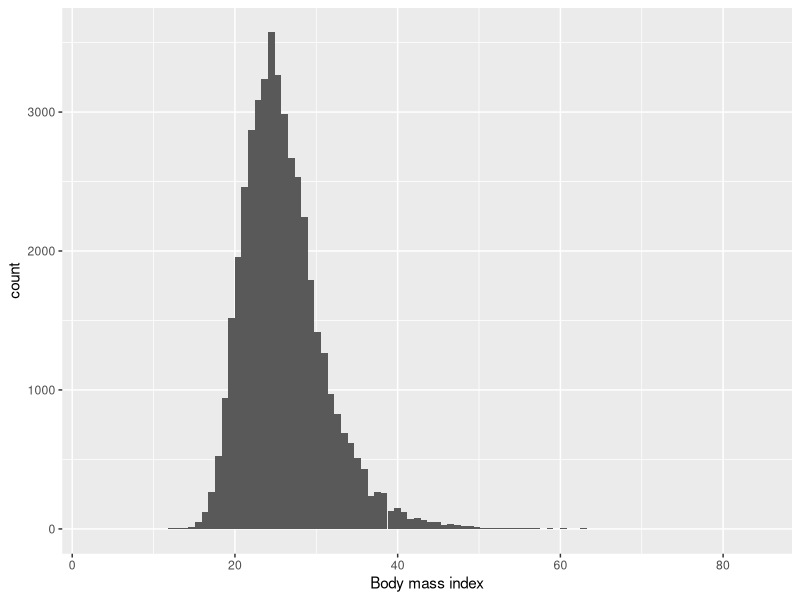
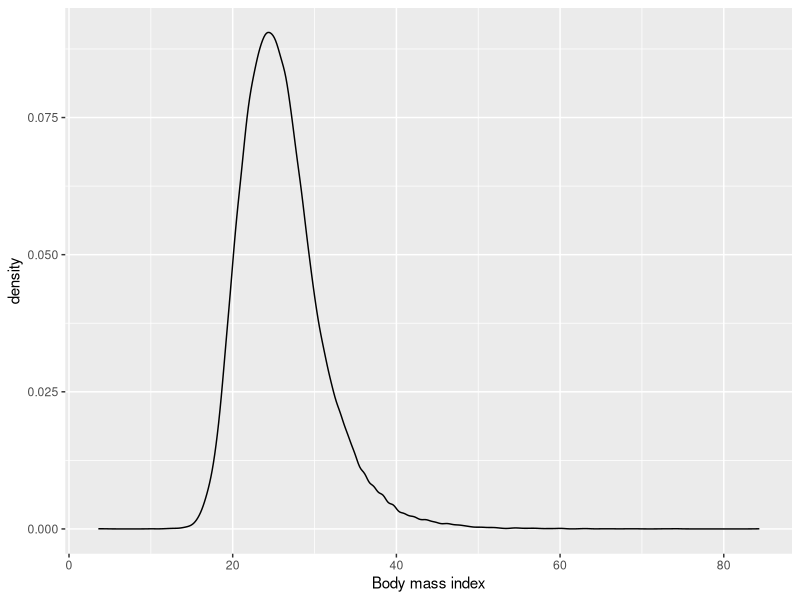
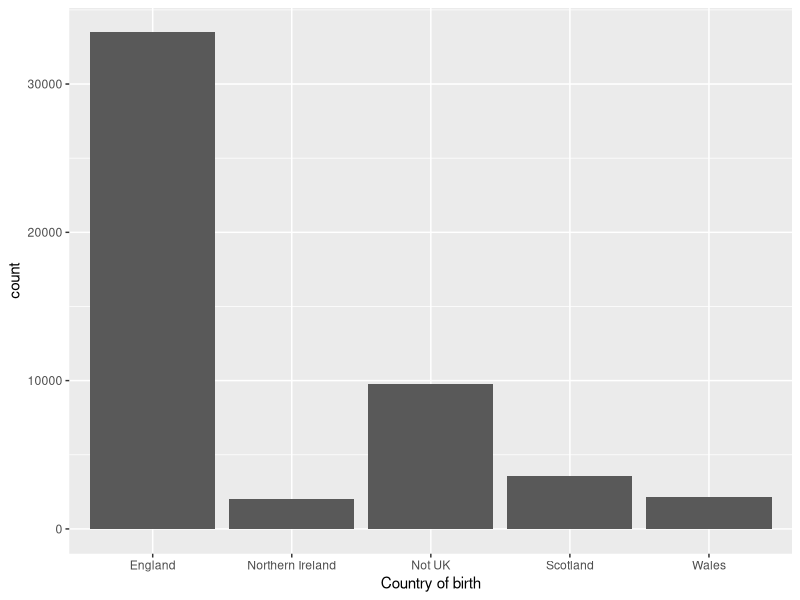
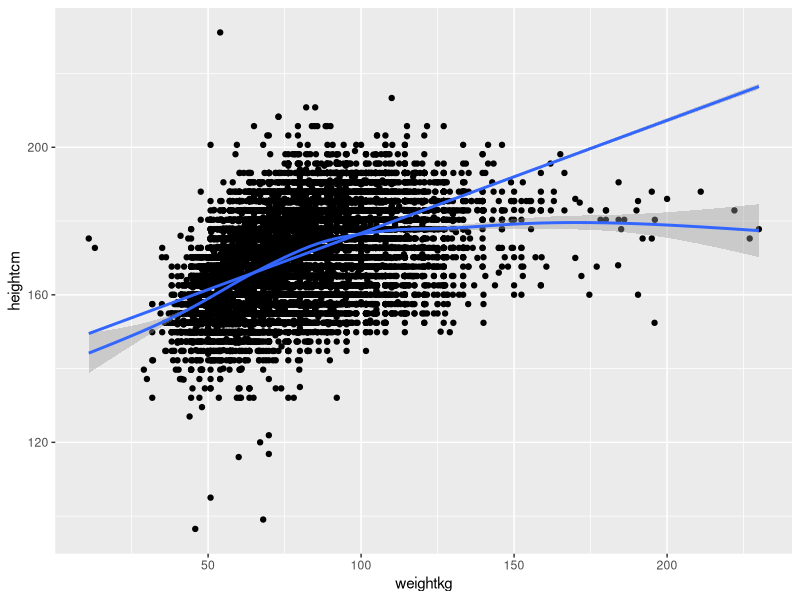
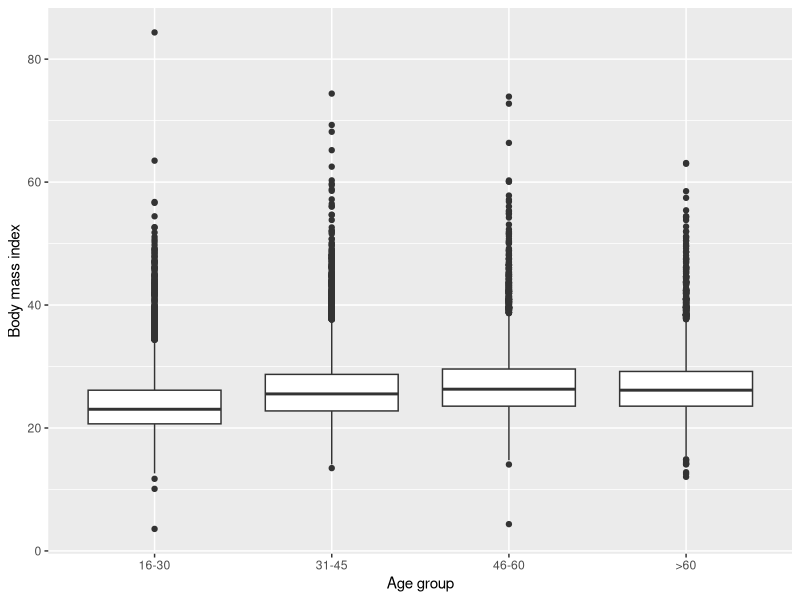
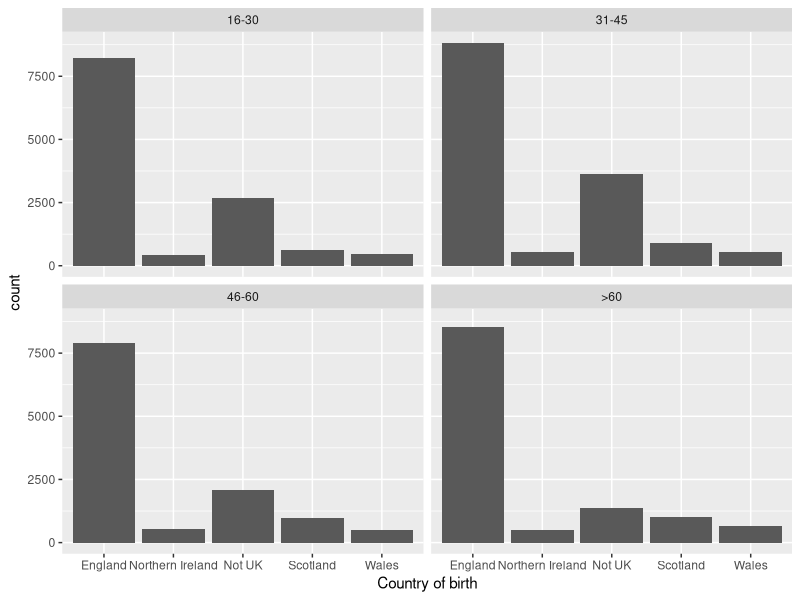
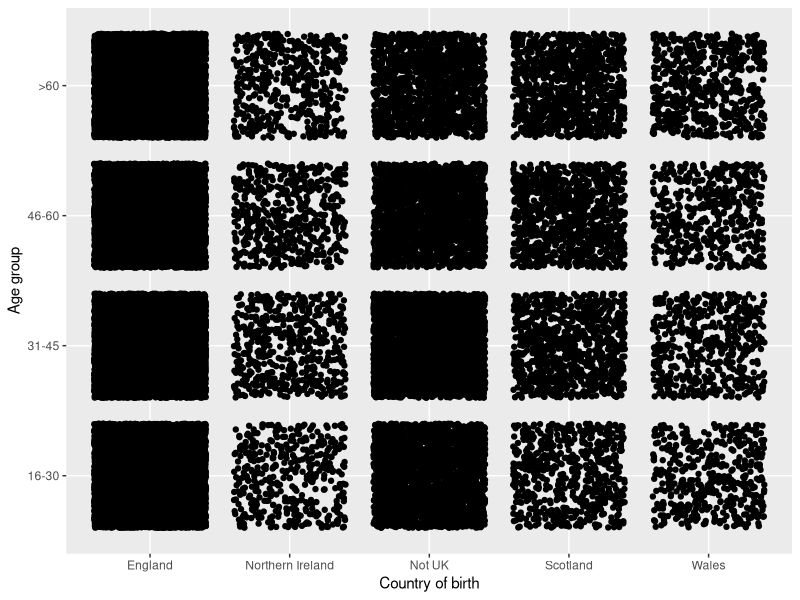
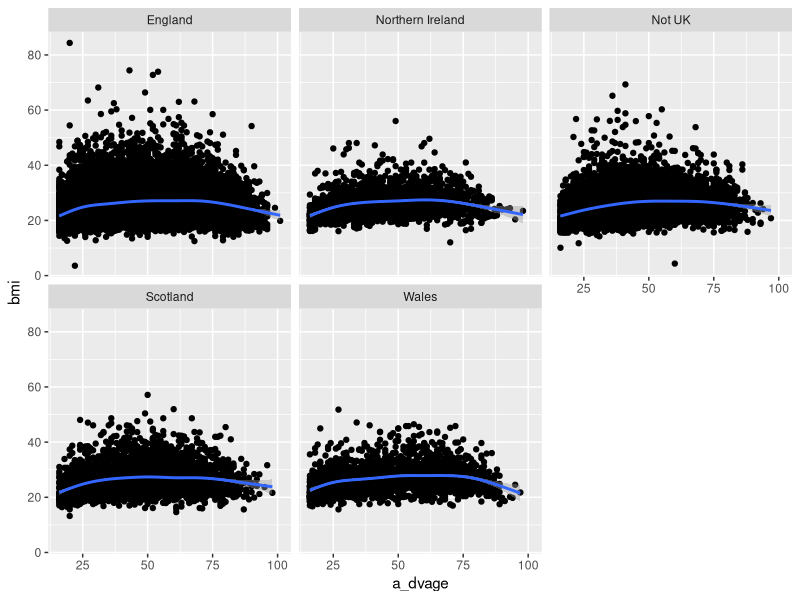

Write the R code that produced these figures, in order.
## ---- chunk 1
library(tidyverse)
library(data.table)
W1 <- fread("exData/W1.csv")
W1 <- W1 %>%
  mutate(heightcm = ifelse(a_hlht == 1 & a_hlhtf > 0, 
                           a_hlhtf*30.48 + a_hlhti*2.54,
                           ifelse(a_hlht == 2 & a_hlhtc > 0, 
                                  a_hlhtc, NA))) %>%
  mutate(weightkg = ifelse(a_hlwt == 1 & a_hlwts > 0, 
                           a_hlwts*6.35 + a_hlwtp*0.45,
                           ifelse(a_hlwt == 2 & a_hlwtk > 0, 
                                  a_hlwtk, NA))) %>%
  mutate(bmi = weightkg / (heightcm / 100)^2)
head(W1, 3)
## ---- chunk 2
ggplot(W1, aes(x=bmi)) +
  geom_histogram(bins = 100) +
  xlab("Body mass index")
## ---- chunk 3
ggplot(W1, aes(x=bmi)) +
  geom_density() +
  xlab("Body mass index")
## ---- chunk 4
table(W1$a_ukborn)
W1 <- W1 %>%
  mutate(a_ukborn = ifelse(a_ukborn > 0, a_ukborn, NA)) %>%
  mutate(cbirth = recode(a_ukborn, "1" = "England", 
                         "2" = "Scotland",
                         "3" = "Wales",
                         "4" = "Northern Ireland",
                         "5" = "Not UK")) 
  
table(W1$cbirth)
W1 %>% 
  filter(!is.na(cbirth)) %>%
  ggplot(aes(x=cbirth)) +
  geom_bar() +
  xlab("Country of birth")

table(W1$cbirth, useNA = "always")
## ---- chunk 5
ggplot(W1, aes(x = weightkg, y= heightcm)) +
  geom_point() +
  geom_smooth() +
  stat_smooth(method=lm)
## ---- chunk 6
# Coding a categorical variable for age groups

table(W1$a_dvage, useNA = "always")

W1 <- W1 %>%
        mutate(agegr = ifelse(a_dvage < 31, "16-30",
                              ifelse(a_dvage > 30 & a_dvage < 46, "31-45",
                                ifelse(a_dvage > 45 & a_dvage < 61, "46-60",
                                       ">60")))) %>%
        mutate(agegr = factor(agegr, c("16-30", "31-45", "46-60", ">60")))

ggplot(W1, aes(x = agegr, y= bmi)) +
  geom_boxplot() +
  xlab("Age group") +
  ylab("Body mass index")
## ---- chunk 7
W1 %>% 
  filter(!is.na(cbirth)) %>%
  ggplot(aes(x=cbirth)) +
  geom_bar() +
  xlab("Country of birth") +
  facet_wrap(~ agegr)
## ---- chunk 8
W1 %>% 
  filter(!is.na(cbirth)) %>%
  ggplot(aes(x=cbirth, y = agegr)) +
  geom_jitter() +
  xlab("Country of birth") +
  ylab("Age group")
## ---- chunk 9
W1 %>%
        filter(!is.na(cbirth)) %>%
        ggplot(aes(x = a_dvage, y= bmi)) +
                geom_point() +
                geom_smooth() +
                facet_wrap(~ cbirth)
